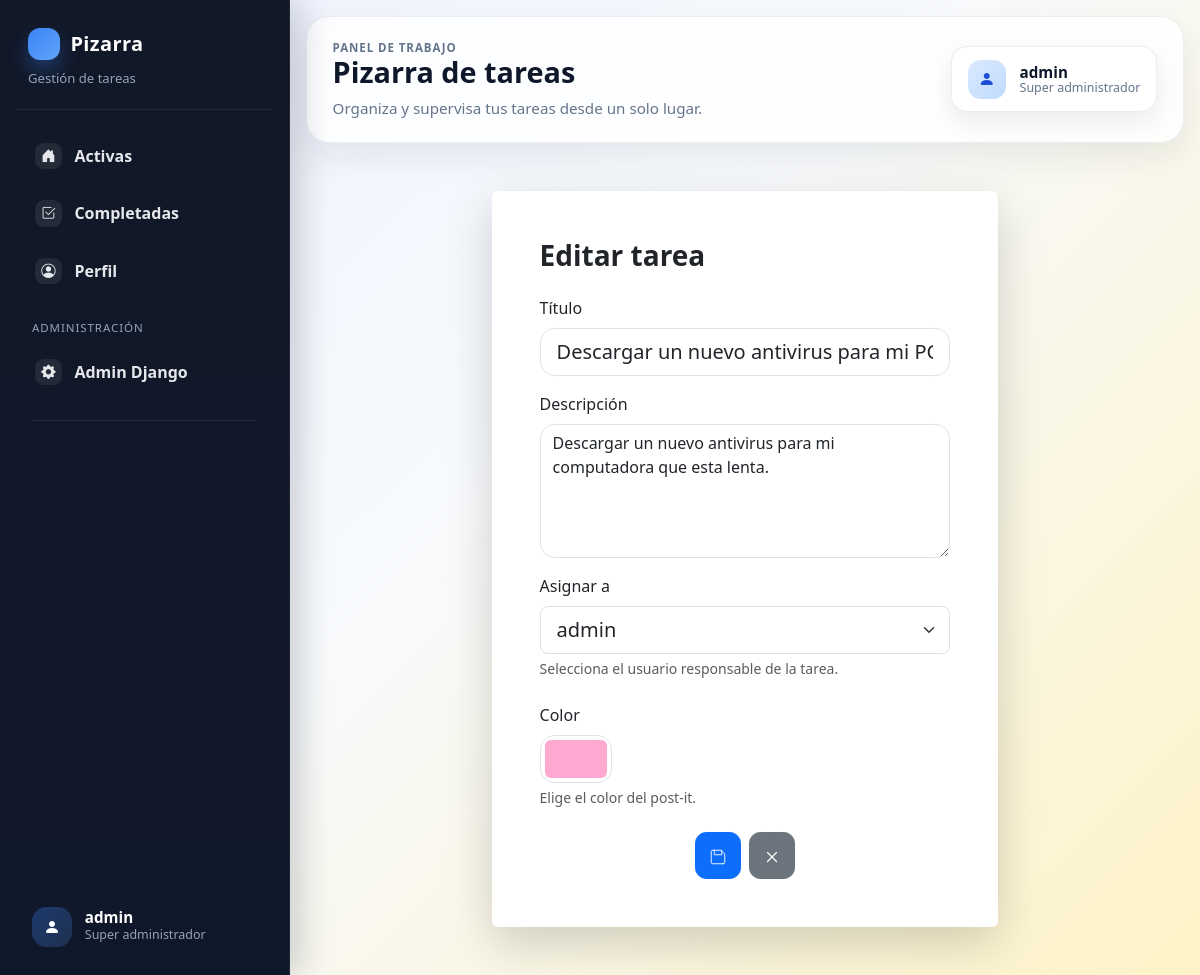
The page /task/48/edit/ (signed in) on the database its author committed.
### tareas/models.py (models this page shows, shortened)
class Task(models.Model):
    class Status(models.TextChoices):
        PENDING = 'pending', 'Pendiente'
        COMPLETED = 'completed', 'Completada'
    title = models.CharField(max_length=120)
    description = models.TextField(blank=True)
    color = models.CharField(max_length=7, default='#ffeaa7')
    status = models.CharField(max_length=20, choices=Status.choices, default=Status.PENDING)
    created_at = models.DateTimeField(auto_now_add=True)
    completed_at = models.DateTimeField(null=True, blank=True)
    asignado_a = models.ForeignKey(
    User,
    on_delete=models.CASCADE,
    related_name='tareas',
    null=True,
    blank=True
)
    class Meta:
        ordering = ['-created_at']

### tareas/views.py (the view)
# urls.py: path('task/<int:pk>/edit/', views.task_update, name='task_update'),
@superuser_required
def task_update(request, pk):
    task = get_object_or_404(Task, pk=pk)
    form = TaskForm(request.POST or None, instance=task)
    if request.method == 'POST' and form.is_valid():
        form.save()
        messages.success(request, 'Tarea actualizada.')
        return redirect('dashboard' if task.status == Task.Status.PENDING else 'completed')
    return render(request, 'task_form.html', {'form': form, 'title': 'Editar tarea', 'action': 'Guardar cambios', 'back_url': 'completed' if task.status == Task.Status.COMPLETED else 'dashboard'})

### tareas/forms.py (shortened to what this page needs)
class TaskForm(forms.ModelForm):
    class Meta:
        model = Task
        fields = ('title', 'description', 'asignado_a', 'color')
        widgets = {
            'title': forms.TextInput(attrs={'class': 'form-control form-control-lg', 'placeholder': 'Título de la tarea'}),
            'description': forms.Textarea(attrs={'class': 'form-control', 'rows': 5, 'placeholder': 'Describe la tarea'}),
            'asignado_a': forms.Select(attrs={'class': 'form-select form-select-lg'}),
            'color': forms.TextInput(attrs={'type': 'color', 'class': 'form-control form-control-color'}),
        }
    def __init__(self, *args, **kwargs):
        super().__init__(*args, **kwargs)
        self.fields['asignado_a'].required = True
        self.fields['asignado_a'].empty_label = 'Selecciona un usuario'

### tareas/views.py (called while the page is built)
def superuser_required(view_func):
    @wraps(view_func)
    @login_required
    def _wrapped(request, *args, **kwargs):
        if not request.user.is_superuser:
            messages.error(request, 'No tienes permisos para realizar esa acción.')
            return redirect('dashboard')
        return view_func(request, *args, **kwargs)
    return _wrapped

### templates/task_form.html (shortened to what this page needs)
{% extends 'base.html' %}
{% block content %}
<div class="row justify-content-center">
  <div class="col-12 col-lg-8 col-xl-7">
    <div class="card border-0 shadow-lg">
      <div class="card-body p-4 p-md-5">
        <h1 class="h3 fw-bold mb-4">{{ title }}</h1>
        <form method="post">
          <div class="mb-3">
            <label class="form-label">Título</label>
            {{ form.title }}
          </div>
          <div class="mb-3">
            <label class="form-label">Descripción</label>
            {{ form.description }}
          </div>
          <div class="mb-4">
            <label class="form-label">Asignar a</label>
            {{ form.asignado_a }}
            <div class="form-text">Selecciona el usuario responsable de la tarea.</div>
          </div>
          <div class="mb-4">
            <label class="form-label d-block">Color</label>
            {{ form.color }}
            <div class="form-text">Elige el color del post-it.</div>
          </div>
          <div class="d-flex justify-content-center gap-2">
            <button type="submit" class="btn btn-primary btn-lg app-btn" aria-label="Guardar">
                          <svg xmlns="http://www.w3.org/2000/svg" width="18" height="18" viewBox="0 0 24 24" fill="none" aria-hidden="true"><path d="M19 21H5a2 2 0 0 1-2-2V5a2 2 0 0 1 2-2h11l5 5v11a2 2 0 0 1-2 2zM17 3v6H7V3" stroke="#fff" stroke-width="1.2" stroke-linecap="round" stroke-linejoin="round"/></svg>
            </button>
            <a class="btn btn-secondary btn-lg app-btn" href="{% url back_url %}" aria-label="Cancelar">
                          <svg xmlns="http://www.w3.org/2000/svg" width="18" height="18" viewBox="0 0 24 24" fill="none" aria-hidden="true"><path d="M6 6l12 12M6 18L18 6" stroke="currentColor" stroke-width="1.6" stroke-linecap="round" stroke-linejoin="round"/></svg>
            </a>
          </div>
        </form>
      </div>
    </div>
  </div>
</div>
{% endblock %}

### templates/base.html (shortened to what this page needs)
{% load static %}
<!doctype html>
<html lang="es">
<head>
  <link href="https://cdn.jsdelivr.net/npm/bootstrap@5.3.3/dist/css/bootstrap.min.css" rel="stylesheet">
  <link href="https://cdn.jsdelivr.net/npm/bootstrap-icons@1.11.3/font/bootstrap-icons.min.css" rel="stylesheet">
  <link rel="stylesheet" href="{% static 'css/style.css' %}?v=20260723b">
</head>
<body class="{% if user.is_authenticated %}app-authenticated{% endif %}">
  {% if user.is_authenticated %}
    <div class="app-shell">
      <aside class="sidebar-desktop d-none d-lg-flex">
        <div class="sidebar-brand">
          <a href="{% url 'dashboard' %}">Pizarra</a>
          <span>Gestión de tareas</span>
        </div>
        {% include 'partials/sidebar_nav.html' %}
      </aside>
      <div class="app-content">
        <header class="topbar">
          <div class="topbar-copy">
            <span class="topbar-kicker">{% block topbar_kicker %}Panel de trabajo{% endblock %}</span>
            <h1 class="topbar-title">{% block topbar_title %}Pizarra de tareas{% endblock %}</h1>
            <p class="topbar-subtitle">{% block topbar_subtitle %}Organiza y supervisa tus tareas desde un solo lugar.{% endblock %}</p>
          </div>
          <a class="topbar-profile d-none d-md-inline-flex" href="{% url 'profile' %}">
            <span class="topbar-profile-avatar"><i class="bi bi-person-fill"></i></span>
            <span class="topbar-profile-text">
              <strong>{{ user.username }}</strong>
              <small>{% if user.is_superuser %}Super administrador{% else %}Usuario{% endif %}</small>
            </span>
          </a>
        </header>
  {% endif %}
  <main class="{% if user.is_authenticated %}app-main container-fluid py-4 py-lg-5{% else %}container py-5{% endif %}">
    {% block content %}{% endblock %}
  </main>
  {% if user.is_authenticated %}
      </div>
    </div>
  {% endif %}
</body>
</html>

### templates/partials/sidebar_nav.html
<nav class="sidebar-nav">
  <a class="sidebar-link {% if request.resolver_match.url_name == 'dashboard' %}active{% endif %}" href="{% url 'dashboard' %}">
    <span class="sidebar-icon"><i class="bi bi-house-door-fill"></i></span>
    <span>Activas</span>
  </a>
  <a class="sidebar-link {% if request.resolver_match.url_name == 'completed' %}active{% endif %}" href="{% url 'completed' %}">
    <span class="sidebar-icon"><i class="bi bi-check2-square"></i></span>
    <span>Completadas</span>
  </a>
  <a class="sidebar-link {% if request.resolver_match.url_name == 'profile' %}active{% endif %}" href="{% url 'profile' %}">
    <span class="sidebar-icon"><i class="bi bi-person-circle"></i></span>
    <span>Perfil</span>
  </a>
  {% if user.is_superuser %}
    <div class="sidebar-section">Administración</div>
    <a class="sidebar-link" href="{% url 'admin:index' %}">
      <span class="sidebar-icon"><i class="bi bi-gear-fill"></i></span>
      <span>Admin Django</span>
    </a>
  {% endif %}
  <div class="sidebar-divider"></div>
  <div class="sidebar-user">
    <div class="sidebar-user-avatar">
      <i class="bi bi-person-fill"></i>
    </div>
    <div class="sidebar-user-meta">
      <strong>{{ request.user.username }}</strong>
      <span>{% if user.is_superuser %}Super administrador{% else %}Usuario{% endif %}</span>
    </div>
  </div>
</nav>

### static/css/style.css (style rules this page uses)
:root { --board-bg: linear-gradient(135deg, #eef2ff 0%, #f8fafc 45%, #fef3c7 100%); }
body { min-height: 100vh; background: var(--board-bg); color: #1f2937; }
.app-shell { min-height: 100vh; }
.sidebar-desktop, .sidebar-mobile { background: linear-gradient(180deg, #111827 0%, #0f172a 100%); color: #e5e7eb; }
.sidebar-desktop { width: 290px; position: fixed; inset: 0 auto 0 0; z-index: 1030; padding: 1.25rem 1rem; box-shadow: 12px 0 30px rgba(15, 23, 42, 0.18); border-right: 1px solid rgba(255,255,255,0.06); flex-direction: column; }
.sidebar-brand { padding: .5rem .75rem 1.25rem; border-bottom: 1px solid rgba(255,255,255,0.08); margin-bottom: 1rem; }
.sidebar-brand a { display: inline-flex; align-items: center; gap: .65rem; color: #fff; text-decoration: none; font-size: 1.25rem; font-weight: 800; letter-spacing: .02em; }
.sidebar-brand a::before { content: ""; width: 2rem; height: 2rem; border-radius: .75rem; background: linear-gradient(135deg, #3b82f6, #60a5fa); box-shadow: 0 10px 20px rgba(59, 130, 246, 0.35); }
.sidebar-brand span { display: block; color: #94a3b8; font-size: .82rem; margin-top: .2rem; }
.sidebar-nav { display: flex; flex-direction: column; gap: .35rem; padding: .25rem; flex: 1 1 auto; }
.sidebar-link { display: flex; align-items: center; gap: .8rem; padding: .8rem .95rem; border-radius: .95rem; color: #e5e7eb; text-decoration: none; font-weight: 600; transition: background-color .15s ease, transform .15s ease, color .15s ease; }
.sidebar-icon { width: 1.65rem; height: 1.65rem; display: inline-grid; place-items: center; border-radius: .55rem; background: rgba(255,255,255,0.08); font-size: .9rem; flex: 0 0 auto; }
.sidebar-section { color: #94a3b8; font-size: .72rem; text-transform: uppercase; letter-spacing: .08em; margin: 1rem .75rem .3rem; }
.sidebar-divider { height: 1px; background: rgba(255,255,255,0.08); margin: 1rem .75rem; }
.sidebar-user { margin-top: auto; padding: 1rem .75rem .25rem; display: flex; align-items: center; gap: .8rem; }
.sidebar-user-avatar { width: 2.5rem; height: 2.5rem; border-radius: .9rem; display: inline-grid; place-items: center; background: linear-gradient(135deg, rgba(59,130,246,.32), rgba(96,165,250,.18)); color: #fff; }
.sidebar-user-meta { display: flex; flex-direction: column; min-width: 0; }
.sidebar-user-meta strong { color: #fff; font-size: .95rem; line-height: 1.1; }
.sidebar-user-meta span { color: #94a3b8; font-size: .78rem; }
.app-content { min-height: 100vh; margin-left: 290px; }
.topbar { display: flex; align-items: center; justify-content: space-between; gap: 1rem; min-height: 96px; padding: 1.35rem 1.6rem; margin: 1rem 1rem 0; background: rgba(255,255,255,0.82); backdrop-filter: blur(12px); border: 1px solid rgba(148, 163, 184, 0.18); border-radius: 1.45rem; box-shadow: 0 14px 34px rgba(15, 23, 42, 0.08); }
.topbar-copy { display: flex; flex-direction: column; gap: .1rem; min-width: 0; }
.topbar-kicker { font-size: .72rem; font-weight: 700; letter-spacing: .08em; text-transform: uppercase; color: #64748b; }
.topbar-title { font-size: 1.8rem; font-weight: 800; line-height: 1.05; color: #0f172a; }
.topbar-subtitle { margin: 0; color: #64748b; font-size: .95rem; }
.topbar-profile { display: inline-flex; align-items: center; gap: .85rem; padding: .8rem 1rem; border-radius: 1rem; background: #fff; border: 1px solid rgba(148, 163, 184, 0.2); text-decoration: none; color: #0f172a; box-shadow: 0 10px 24px rgba(15, 23, 42, 0.08); }
.topbar-profile-avatar { width: 2.4rem; height: 2.4rem; border-radius: .8rem; display: inline-grid; place-items: center; background: linear-gradient(135deg, #dbeafe, #bfdbfe); color: #1d4ed8; }
.topbar-profile-text { display: flex; flex-direction: column; line-height: 1.1; }
.topbar-profile-text strong { font-size: .95rem; }
.topbar-profile-text small { color: #64748b; font-size: .78rem; }
.app-main { max-width: 1500px; }
.auth-form .form-control, .auth-form .form-control:focus, .card .form-control, .card .form-control:focus { border-radius: 0.9rem; box-shadow: none; }
input[type="color"].form-control-color { width: 4.5rem; height: 3rem; padding: .25rem; }
.app-btn { border-radius: .7rem; padding:.45rem .8rem; font-weight:600; transition: transform .06s ease, box-shadow .12s ease; }
.app-btn { border-radius: .7rem; padding:.45rem .8rem; font-weight:600; }

### rows shown on the page
Task: title "Descargar un nuevo antivirus para mi PC", description "Descargar un nuevo antivirus para mi computadora que esta lenta.", asignado_a "admin", color "#ffa8d2"

### other values the page prints
{{ request.user.username }} "admin"
{{ user.username }} "admin"
{{ title }} "Editar tarea"
